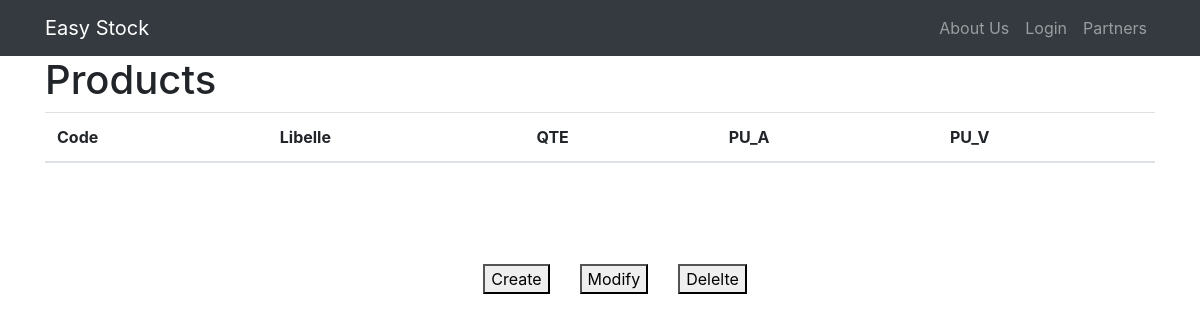
/product, run on an earlier commit of the app's database.
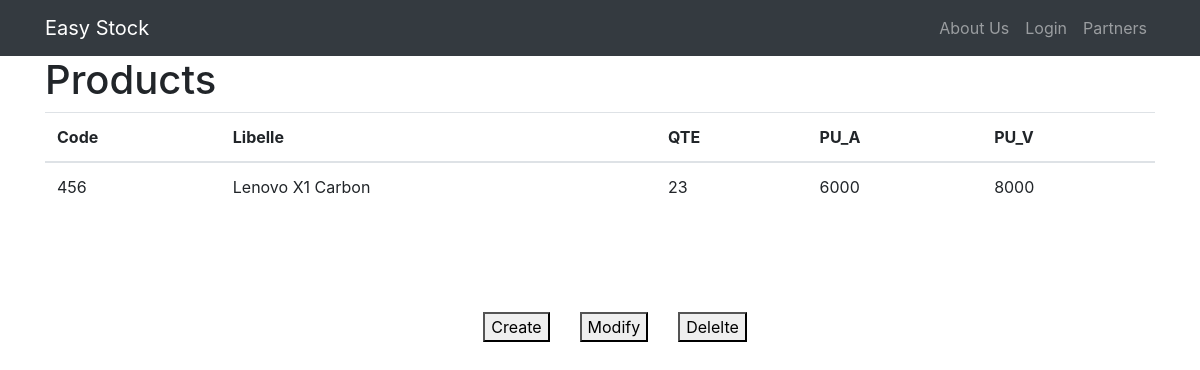
And on a later commit of the database.
### tables this page shows
CREATE TABLE product (
                    Code INTEGER PRIMARY KEY,
                    Libelle TEXT,
                    QTE INTEGER,
                    PU_A INTEGER,
                    PU_V INTEGER
                );

### auth.py (the view)
@auth.route('/product')
def Products():
    conn = sqlite3.connect('database.db')
    cursor = conn.cursor()
    cursor.execute("SELECT * FROM product")
    data = cursor.fetchall()
    conn.close()
    return render_template('product.html', products=data)

### templates/product.html (shortened to what this page needs)
{% extends "base.html" %}
{% block content %}
<div class="container">
  <h1>Products</h1>
  <table class="table">
    <thead>
      <tr>
        <th>Code</th>
        <th>Libelle</th>
        <th>QTE</th>
        <th>PU_A</th>
        <th>PU_V</th>
      </tr>
    </thead>
    <tbody>
      {% for product in products %}
      <tr>
        <td>{{ product[0] }}</td>
        <td>{{ product[1] }}</td>
        <td>{{ product[2] }}</td>
        <td>{{ product[3] }}</td>
        <td>{{ product[4] }}</td>
      </tr>
      {% endfor %}
    </tbody>
  </table>
</div>
<div class="menu-container">
    <button class="menu-button" onclick= "redirectproduct()">Create</button>
    <button class="menu-button">Modify</button>
    <button class="menu-button">Delelte</button>
</div>
{% endblock %}

What changed in the data, as far as the page shows it:
added product: Code "456", Libelle "Lenovo X1 Carbon", QTE "23", PU_A "6000", PU_V "8000"
